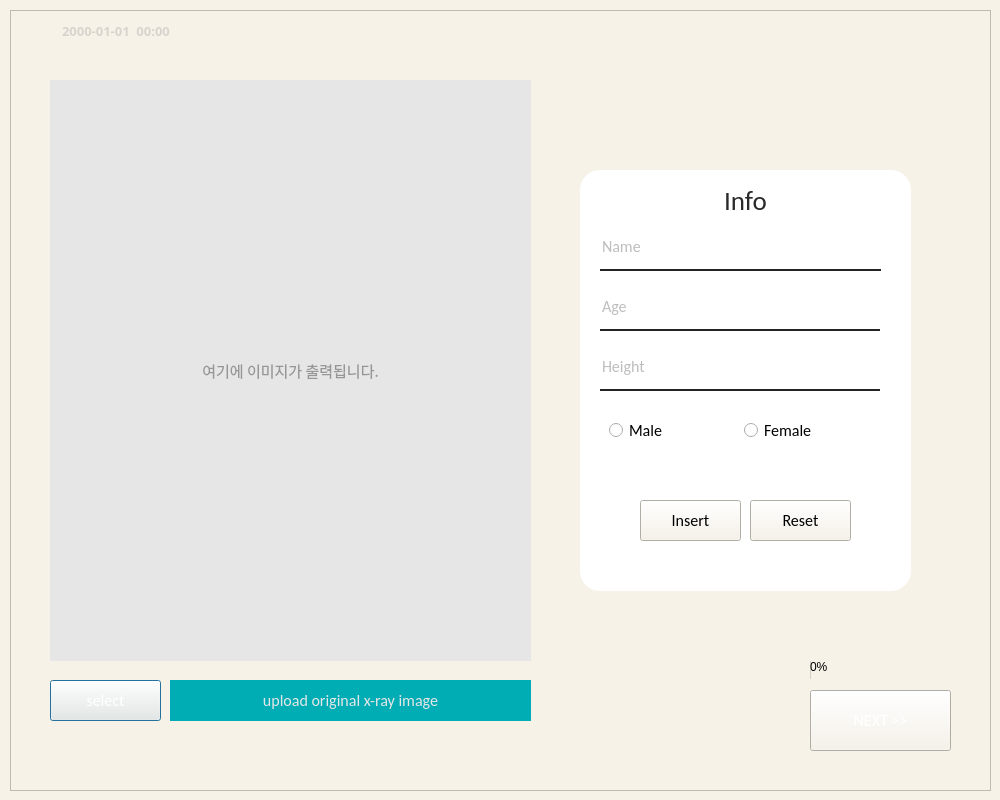
<?xml version="1.0" encoding="UTF-8"?>
<ui version="4.0">
 <class>step2</class>
 <widget class="QDialog" name="step2">
  <property name="enabled">
   <bool>true</bool>
  </property>
  <property name="geometry">
   <rect>
    <x>0</x>
    <y>0</y>
    <width>1000</width>
    <height>800</height>
   </rect>
  </property>
  <property name="windowTitle">
   <string>Bone Age</string>
  </property>
  <property name="windowIcon">
   <iconset>
    <normaloff>boneage_icon.png</normaloff>boneage_icon.png</iconset>
  </property>
  <property name="styleSheet">
   <string notr="true">background-color:rgb(247, 242, 231);</string>
  </property>
  <property name="sizeGripEnabled">
   <bool>false</bool>
  </property>
  <property name="modal">
   <bool>false</bool>
  </property>
  <widget class="QLabel" name="input_info">
   <property name="geometry">
    <rect>
     <x>580</x>
     <y>170</y>
     <width>331</width>
     <height>421</height>
    </rect>
   </property>
   <property name="font">
    <font>
     <family>Calibri</family>
     <pointsize>12</pointsize>
    </font>
   </property>
   <property name="styleSheet">
    <string notr="true">background-color: rgb(255, 255, 255);
border-bottom-right-radius: 20px;
border-bottom-left-radius: 20px;
border-top-right-radius: 20px;
border-top-left-radius: 20px;
</string>
   </property>
   <property name="text">
    <string/>
   </property>
  </widget>
  <widget class="QLabel" name="label">
   <property name="geometry">
    <rect>
     <x>660</x>
     <y>180</y>
     <width>171</width>
     <height>41</height>
    </rect>
   </property>
   <property name="font">
    <font>
     <family>Calibri</family>
     <pointsize>20</pointsize>
    </font>
   </property>
   <property name="toolTip">
    <string>&lt;html&gt;&lt;head/&gt;&lt;body&gt;&lt;p align=&quot;center&quot;&gt;&lt;br/&gt;&lt;/p&gt;&lt;/body&gt;&lt;/html&gt;</string>
   </property>
   <property name="whatsThis">
    <string>&lt;html&gt;&lt;head/&gt;&lt;body&gt;&lt;p align=&quot;center&quot;&gt;&lt;br/&gt;&lt;/p&gt;&lt;/body&gt;&lt;/html&gt;</string>
   </property>
   <property name="styleSheet">
    <string notr="true">background-color:rgb(255, 255, 255);
color: rgb(42, 42, 42)</string>
   </property>
   <property name="text">
    <string>Info</string>
   </property>
   <property name="alignment">
    <set>Qt::AlignCenter</set>
   </property>
  </widget>
  <widget class="QLineEdit" name="input_name">
   <property name="geometry">
    <rect>
     <x>600</x>
     <y>230</y>
     <width>281</width>
     <height>41</height>
    </rect>
   </property>
   <property name="font">
    <font>
     <family>Calibri</family>
     <pointsize>12</pointsize>
    </font>
   </property>
   <property name="styleSheet">
    <string notr="true">background-color: rgb(255, 255, 255);
border:none;
border-bottom: 2px solid rgb(35, 35, 35);
color: rgb(124, 124, 124);
padding-bottom: 7px;</string>
   </property>
   <property name="placeholderText">
    <string>Name</string>
   </property>
  </widget>
  <widget class="QLineEdit" name="input_age">
   <property name="geometry">
    <rect>
     <x>600</x>
     <y>290</y>
     <width>280</width>
     <height>41</height>
    </rect>
   </property>
   <property name="font">
    <font>
     <family>Calibri</family>
     <pointsize>12</pointsize>
    </font>
   </property>
   <property name="styleSheet">
    <string notr="true">background-color: rgb(255, 255, 255);
border:none;
border-bottom: 2px solid rgb(35, 35, 35);
color: rgb(124, 124, 124);
padding-bottom: 7px;</string>
   </property>
   <property name="placeholderText">
    <string>Age</string>
   </property>
  </widget>
  <widget class="QLineEdit" name="input_height">
   <property name="geometry">
    <rect>
     <x>600</x>
     <y>350</y>
     <width>280</width>
     <height>41</height>
    </rect>
   </property>
   <property name="font">
    <font>
     <family>Calibri</family>
     <pointsize>12</pointsize>
    </font>
   </property>
   <property name="styleSheet">
    <string notr="true">background-color: rgb(255, 255, 255);
border:none;
border-bottom: 2px solid rgb(35, 35, 35);
color: rgb(124, 124, 124);
padding-bottom: 7px;</string>
   </property>
   <property name="placeholderText">
    <string>Height</string>
   </property>
  </widget>
  <widget class="QFrame" name="frame">
   <property name="geometry">
    <rect>
     <x>10</x>
     <y>10</y>
     <width>981</width>
     <height>781</height>
    </rect>
   </property>
   <property name="font">
    <font>
     <family>Calibri</family>
     <pointsize>12</pointsize>
    </font>
   </property>
   <property name="styleSheet">
    <string notr="true">color: rgb(255, 255, 255);</string>
   </property>
   <property name="frameShape">
    <enum>QFrame::StyledPanel</enum>
   </property>
   <property name="frameShadow">
    <enum>QFrame::Sunken</enum>
   </property>
   <property name="lineWidth">
    <number>10</number>
   </property>
   <widget class="QLabel" name="input_img">
    <property name="geometry">
     <rect>
      <x>40</x>
      <y>70</y>
      <width>481</width>
      <height>581</height>
     </rect>
    </property>
    <property name="font">
     <font>
      <family>AcadEref</family>
      <pointsize>11</pointsize>
      <weight>50</weight>
      <italic>false</italic>
      <bold>false</bold>
     </font>
    </property>
    <property name="styleSheet">
     <string notr="true">background-color: rgb(230, 230, 230);
font: 11pt &quot;AcadEref&quot;; color: rgb(150, 150, 150);</string>
    </property>
    <property name="inputMethodHints">
     <set>Qt::ImhHiddenText</set>
    </property>
    <property name="lineWidth">
     <number>-2</number>
    </property>
    <property name="text">
     <string>여기에 이미지가 출력됩니다.</string>
    </property>
    <property name="textFormat">
     <enum>Qt::AutoText</enum>
    </property>
    <property name="scaledContents">
     <bool>true</bool>
    </property>
    <property name="alignment">
     <set>Qt::AlignCenter</set>
    </property>
    <property name="indent">
     <number>2</number>
    </property>
    <property name="openExternalLinks">
     <bool>true</bool>
    </property>
    <property name="textInteractionFlags">
     <set>Qt::NoTextInteraction</set>
    </property>
   </widget>
   <widget class="QDateTimeEdit" name="time2">
    <property name="geometry">
     <rect>
      <x>10</x>
      <y>10</y>
      <width>194</width>
      <height>22</height>
     </rect>
    </property>
    <property name="font">
     <font>
      <family>Adobe 고딕 Std B</family>
      <pointsize>10</pointsize>
      <weight>75</weight>
      <bold>true</bold>
     </font>
    </property>
    <property name="styleSheet">
     <string notr="true">color: rgb(216, 211, 205);</string>
    </property>
    <property name="wrapping">
     <bool>false</bool>
    </property>
    <property name="frame">
     <bool>false</bool>
    </property>
    <property name="alignment">
     <set>Qt::AlignCenter</set>
    </property>
    <property name="readOnly">
     <bool>true</bool>
    </property>
    <property name="buttonSymbols">
     <enum>QAbstractSpinBox::NoButtons</enum>
    </property>
    <property name="minimumDateTime">
     <datetime>
      <hour>0</hour>
      <minute>0</minute>
      <second>0</second>
      <year>1753</year>
      <month>9</month>
      <day>14</day>
     </datetime>
    </property>
    <property name="displayFormat">
     <string>yyyy-MM-dd  hh:mm</string>
    </property>
   </widget>
   <widget class="QPushButton" name="img_button">
    <property name="geometry">
     <rect>
      <x>40</x>
      <y>670</y>
      <width>111</width>
      <height>41</height>
     </rect>
    </property>
    <property name="font">
     <font>
      <family>Calibri</family>
      <pointsize>12</pointsize>
     </font>
    </property>
    <property name="styleSheet">
     <string notr="true">background-color: rgb(121, 122, 126);
border:none;
border-bottom: 2px solid rgb(35, 35, 35);
color: rgb(50, 50, 50);
border-bottom-right-radius: 8px;
border-bottom-left-radius: 8px;
border-top-right-radius: 8px;
border-top-left-radius: 8px;
color: rgb(255, 255, 255);

QPushButton#pushButton:pressed{
	padding-left:5px;
	padding-top:5px;
	background-color: rgb(194, 194, 194);
}</string>
    </property>
    <property name="text">
     <string>select</string>
    </property>
    <property name="checkable">
     <bool>false</bool>
    </property>
   </widget>
   <widget class="QLabel" name="description_img">
    <property name="geometry">
     <rect>
      <x>160</x>
      <y>670</y>
      <width>361</width>
      <height>41</height>
     </rect>
    </property>
    <property name="font">
     <font>
      <family>Calibri</family>
      <pointsize>12</pointsize>
     </font>
    </property>
    <property name="styleSheet">
     <string notr="true">background-color: rgb(0, 173, 181);
border:none;
color: rgb(230, 230, 230);
</string>
    </property>
    <property name="text">
     <string>upload original x-ray image</string>
    </property>
    <property name="alignment">
     <set>Qt::AlignCenter</set>
    </property>
    <property name="textInteractionFlags">
     <set>Qt::LinksAccessibleByKeyboard|Qt::LinksAccessibleByMouse|Qt::TextBrowserInteraction|Qt::TextEditable|Qt::TextEditorInteraction|Qt::TextSelectableByKeyboard|Qt::TextSelectableByMouse</set>
    </property>
   </widget>
   <widget class="QPushButton" name="next_button2">
    <property name="geometry">
     <rect>
      <x>800</x>
      <y>680</y>
      <width>141</width>
      <height>61</height>
     </rect>
    </property>
    <property name="font">
     <font>
      <family>Calibri</family>
      <pointsize>12</pointsize>
     </font>
    </property>
    <property name="styleSheet">
     <string notr="true">background-color: rgb(236, 236, 236);
border:none;
border-bottom: 2px solid rgb(35, 35, 35);
color: rgb(50, 50, 50);
border-bottom-right-radius: 8px;
border-bottom-left-radius: 8px;
border-top-right-radius: 8px;
border-top-left-radius: 8px;

QPushButton#pushButton:pressed{
	padding-left:5px;
	padding-top:5px;
	background-color: rgb(194, 194, 194);
}</string>
    </property>
    <property name="text">
     <string>NEXT &gt;&gt;</string>
    </property>
    <property name="icon">
     <iconset>
      <selectedon>:/newPrefix/dashboard2.ui</selectedon>
     </iconset>
    </property>
    <property name="autoDefault">
     <bool>true</bool>
    </property>
    <property name="default">
     <bool>false</bool>
    </property>
   </widget>
   <widget class="QProgressBar" name="progressBar2">
    <property name="enabled">
     <bool>true</bool>
    </property>
    <property name="geometry">
     <rect>
      <x>800</x>
      <y>650</y>
      <width>141</width>
      <height>20</height>
     </rect>
    </property>
    <property name="sizePolicy">
     <sizepolicy hsizetype="Expanding" vsizetype="Fixed">
      <horstretch>0</horstretch>
      <verstretch>0</verstretch>
     </sizepolicy>
    </property>
    <property name="cursor">
     <cursorShape>WaitCursor</cursorShape>
    </property>
    <property name="mouseTracking">
     <bool>false</bool>
    </property>
    <property name="contextMenuPolicy">
     <enum>Qt::NoContextMenu</enum>
    </property>
    <property name="layoutDirection">
     <enum>Qt::LeftToRight</enum>
    </property>
    <property name="autoFillBackground">
     <bool>false</bool>
    </property>
    <property name="styleSheet">
     <string notr="true">color: rgb(0, 0, 0);
border:none;</string>
    </property>
    <property name="inputMethodHints">
     <set>Qt::ImhNone</set>
    </property>
    <property name="value">
     <number>0</number>
    </property>
    <property name="textVisible">
     <bool>true</bool>
    </property>
    <property name="invertedAppearance">
     <bool>false</bool>
    </property>
   </widget>
   <widget class="QLabel" name="loading_img">
    <property name="geometry">
     <rect>
      <x>530</x>
      <y>270</y>
      <width>31</width>
      <height>101</height>
     </rect>
    </property>
    <property name="font">
     <font>
      <family>Calibri</family>
      <pointsize>12</pointsize>
     </font>
    </property>
    <property name="styleSheet">
     <string notr="true"/>
    </property>
    <property name="inputMethodHints">
     <set>Qt::ImhHiddenText</set>
    </property>
    <property name="text">
     <string/>
    </property>
   </widget>
  </widget>
  <widget class="QPushButton" name="ok_button">
   <property name="geometry">
    <rect>
     <x>640</x>
     <y>500</y>
     <width>101</width>
     <height>41</height>
    </rect>
   </property>
   <property name="font">
    <font>
     <family>Calibri</family>
     <pointsize>12</pointsize>
    </font>
   </property>
   <property name="styleSheet">
    <string notr="true">background-color: rgb(42, 42, 42);
border:none;
border-bottom: 2px solid rgb(35, 35, 35);
color: rgb(250, 250, 250);
border-bottom-right-radius: 5px;
border-bottom-left-radius: 5px;
border-top-right-radius: 5px;
border-top-left-radius: 5px;

QPushButton#pushButton:pressed{
	padding-left:5px;
	padding-top:5px;
	background-color: rgb(194, 194, 194);
}</string>
   </property>
   <property name="text">
    <string>Insert</string>
   </property>
  </widget>
  <widget class="QFrame" name="horizontalFrame">
   <property name="geometry">
    <rect>
     <x>600</x>
     <y>410</y>
     <width>281</width>
     <height>41</height>
    </rect>
   </property>
   <property name="styleSheet">
    <string notr="true">border-color: rgb(255, 255, 255);
background-color: rgb(255, 255, 255);</string>
   </property>
   <layout class="QHBoxLayout" name="horizontalLayout">
    <item>
     <widget class="QRadioButton" name="male_btn">
      <property name="font">
       <font>
        <family>Calibri</family>
        <pointsize>12</pointsize>
       </font>
      </property>
      <property name="styleSheet">
       <string notr="true">background-color: rgb(255, 255, 255);</string>
      </property>
      <property name="text">
       <string>Male</string>
      </property>
     </widget>
    </item>
    <item>
     <widget class="QRadioButton" name="female_btn">
      <property name="font">
       <font>
        <family>Calibri</family>
        <pointsize>12</pointsize>
       </font>
      </property>
      <property name="styleSheet">
       <string notr="true">background-color: rgb(255, 255, 255);</string>
      </property>
      <property name="text">
       <string>Female</string>
      </property>
     </widget>
    </item>
   </layout>
  </widget>
  <widget class="QPushButton" name="reset_button">
   <property name="geometry">
    <rect>
     <x>750</x>
     <y>500</y>
     <width>101</width>
     <height>41</height>
    </rect>
   </property>
   <property name="font">
    <font>
     <family>Calibri</family>
     <pointsize>12</pointsize>
    </font>
   </property>
   <property name="styleSheet">
    <string notr="true">background-color: rgb(230, 50, 50);
border:none;
border-bottom: 2px solid rgb(35, 35, 35);
color: rgb(255, 255, 255);
border-bottom-right-radius: 5px;
border-bottom-left-radius: 5px;
border-top-right-radius: 5px;
border-top-left-radius: 5px;

QPushButton#pushButton:pressed{
	padding-left:5px;
	padding-top:5px;
	background-color: rgb(194, 194, 194);
}</string>
   </property>
   <property name="text">
    <string>Reset</string>
   </property>
  </widget>
  <zorder>frame</zorder>
  <zorder>input_info</zorder>
  <zorder>label</zorder>
  <zorder>input_name</zorder>
  <zorder>input_age</zorder>
  <zorder>input_height</zorder>
  <zorder>ok_button</zorder>
  <zorder>horizontalFrame</zorder>
  <zorder>reset_button</zorder>
 </widget>
 <tabstops>
  <tabstop>input_name</tabstop>
  <tabstop>input_age</tabstop>
  <tabstop>input_height</tabstop>
 </tabstops>
 <resources/>
 <connections>
  <connection>
   <sender>img_button</sender>
   <signal>clicked()</signal>
   <receiver>step2</receiver>
   <slot>filedialog_open()</slot>
   <hints>
    <hint type="sourcelabel">
     <x>72</x>
     <y>695</y>
    </hint>
    <hint type="destinationlabel">
     <x>112</x>
     <y>799</y>
    </hint>
   </hints>
  </connection>
  <connection>
   <sender>next_button2</sender>
   <signal>clicked()</signal>
   <receiver>step2</receiver>
   <slot>gotonextpage()</slot>
   <hints>
    <hint type="sourcelabel">
     <x>901</x>
     <y>716</y>
    </hint>
    <hint type="destinationlabel">
     <x>904</x>
     <y>797</y>
    </hint>
   </hints>
  </connection>
  <connection>
   <sender>female_btn</sender>
   <signal>clicked()</signal>
   <receiver>step2</receiver>
   <slot>female()</slot>
   <hints>
    <hint type="sourcelabel">
     <x>806</x>
     <y>430</y>
    </hint>
    <hint type="destinationlabel">
     <x>730</x>
     <y>797</y>
    </hint>
   </hints>
  </connection>
  <connection>
   <sender>male_btn</sender>
   <signal>clicked()</signal>
   <receiver>step2</receiver>
   <slot>male()</slot>
   <hints>
    <hint type="sourcelabel">
     <x>668</x>
     <y>433</y>
    </hint>
    <hint type="destinationlabel">
     <x>775</x>
     <y>810</y>
    </hint>
   </hints>
  </connection>
  <connection>
   <sender>ok_button</sender>
   <signal>clicked()</signal>
   <receiver>step2</receiver>
   <slot>push_ok_button()</slot>
   <hints>
    <hint type="sourcelabel">
     <x>706</x>
     <y>516</y>
    </hint>
    <hint type="destinationlabel">
     <x>763</x>
     <y>851</y>
    </hint>
   </hints>
  </connection>
  <connection>
   <sender>input_name</sender>
   <signal>textEdited(QString)</signal>
   <receiver>step2</receiver>
   <slot>info()</slot>
   <hints>
    <hint type="sourcelabel">
     <x>613</x>
     <y>243</y>
    </hint>
    <hint type="destinationlabel">
     <x>613</x>
     <y>806</y>
    </hint>
   </hints>
  </connection>
  <connection>
   <sender>input_age</sender>
   <signal>textEdited(QString)</signal>
   <receiver>step2</receiver>
   <slot>info()</slot>
   <hints>
    <hint type="sourcelabel">
     <x>646</x>
     <y>308</y>
    </hint>
    <hint type="destinationlabel">
     <x>649</x>
     <y>818</y>
    </hint>
   </hints>
  </connection>
  <connection>
   <sender>input_height</sender>
   <signal>textEdited(QString)</signal>
   <receiver>step2</receiver>
   <slot>info()</slot>
   <hints>
    <hint type="sourcelabel">
     <x>705</x>
     <y>362</y>
    </hint>
    <hint type="destinationlabel">
     <x>835</x>
     <y>807</y>
    </hint>
   </hints>
  </connection>
  <connection>
   <sender>next_button2</sender>
   <signal>clicked()</signal>
   <receiver>progressBar2</receiver>
   <slot>update()</slot>
   <hints>
    <hint type="sourcelabel">
     <x>938</x>
     <y>716</y>
    </hint>
    <hint type="destinationlabel">
     <x>930</x>
     <y>673</y>
    </hint>
   </hints>
  </connection>
  <connection>
   <sender>reset_button</sender>
   <signal>clicked()</signal>
   <receiver>step2</receiver>
   <slot>reset_info()</slot>
   <hints>
    <hint type="sourcelabel">
     <x>840</x>
     <y>518</y>
    </hint>
    <hint type="destinationlabel">
     <x>1028</x>
     <y>520</y>
    </hint>
   </hints>
  </connection>
 </connections>
 <slots>
  <slot>filedialog_open()</slot>
  <slot>gotonextpage()</slot>
  <slot>input_info()</slot>
  <slot>female()</slot>
  <slot>male()</slot>
  <slot>push_ok_button()</slot>
  <slot>info()</slot>
  <slot>reset_info()</slot>
 </slots>
</ui>
